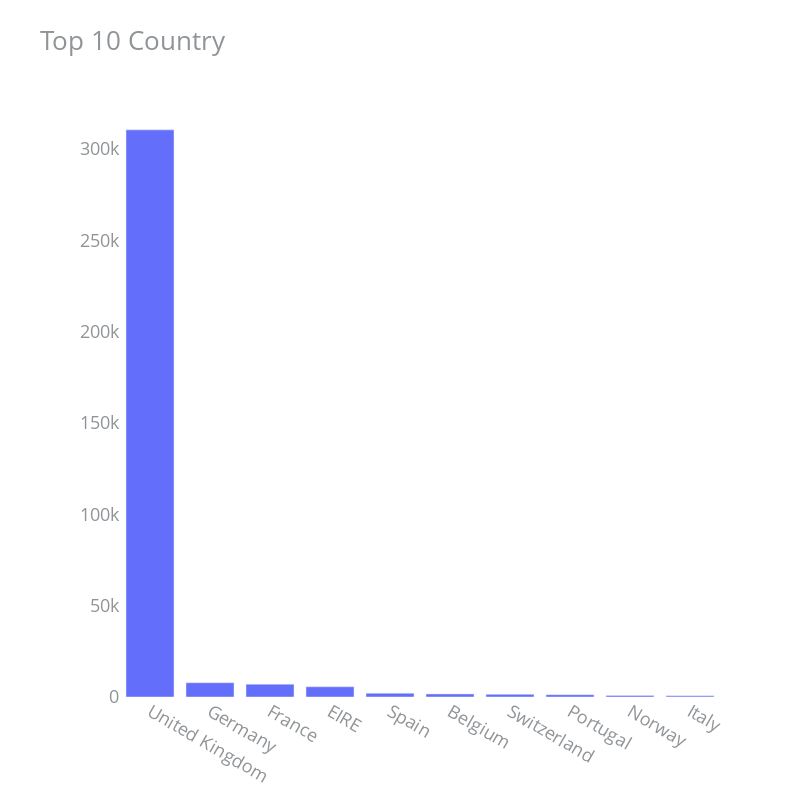

Source (notebook cell):
### Code cell
import plotly.graph_objects as go

y = df.Country.value_counts()[:10]
x = df.Country.value_counts().index[:10]
# Create a bar plot
fig = go.Figure(data=go.Bar(x=x, y=y))

# Customize the layout
fig.update_layout(plot_bgcolor = "white",
              font = dict(color = "#909497", size = 18),
              title = dict(text = "Top 10 Country", 
              font = dict(size = 26)),
              margin = dict(t = 100, r = 80, b = 80, l = 120),
              hovermode="closest",
              height = 800,
              width = 800)


# Show the plot
fig.show()

### Figure 1 — Plotly figure (JSON) as saved in the notebook; plotly's stock layout.template omitted (floating-point values rounded to 4 significant figures)
{"data": [{"type": "bar", "x": ["United Kingdom", "Germany", "France", "EIRE", "Spain", "Belgium", "Switzerland", "Portugal", "Norway", "Italy"], "y": [310426, 7811, 6992, 5607, 2065, 1691, 1459, 1271, 784, 635]}], "layout": {"font": {"color": "#909497", "size": 18}, "height": 800, "hovermode": "closest", "margin": {"b": 80, "l": 120, "r": 80, "t": 100}, "plot_bgcolor": "white", "title": {"font": {"size": 26}, "text": "Top 10 Country"}, "width": 800}}
